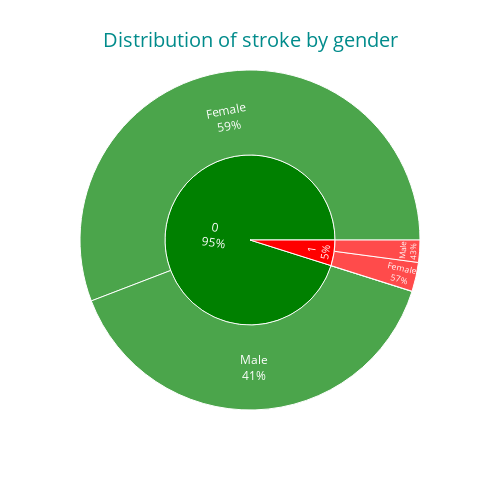

Here is the notebook cell this chart was saved with:
### Markdown cell above
<b>Initial Overview of the Dataset</b>

A simple function was used to gain insight into the dataset, including the data type, missing values, unique values, and a preview of the dataset. The following findings were made:

- There are 201 missing values for BMI.
- The dataset contains both categorical and numerical features.
- The categorical features include: gender, ever_married, work_type, residence_type, and smoking_status.
- The binary numerical features include: hypertension, heart_disease, and stroke.
- The continuous numerical features include: age, avg_glucose_level, and bmi.

### Code cell
#create a sunburst chart to view the distribution of data 
df_stroke= df.groupby(['stroke', 'gender']).agg({'gender': 'count'}).rename(columns = {'gender': 'count'}).reset_index()

fig = px.sunburst(df_stroke, path = ['stroke', 'gender'], values = 'count', color_discrete_sequence=["green", "red"], height=500, width=500)

fig.update_layout(annotations = [dict(text = 'Distribution of stroke by gender', 
                                      x = 0.5, y = 1.1, font_size = 20, showarrow = False, 
                                      font_color = '#008B8B')])

fig.update_traces(textinfo = 'label + percent parent')
                  
fig.show()

### Figure 1 — Plotly figure (JSON) as saved in the notebook; plotly's stock layout.template omitted (floating-point values rounded to 4 significant figures)
{"data": [{"branchvalues": "total", "domain": {"x": [0, 1], "y": [0, 1]}, "hovertemplate": "labels=%{label}<br>count=%{value}<br>parent=%{parent}<br>id=%{id}<extra></extra>", "ids": ["0/Female", "1/Female", "0/Male", "1/Male", "0/Other", "0", "1"], "labels": ["Female", "Female", "Male", "Male", "Other", "0", "1"], "name": "", "parents": ["0", "1", "0", "1", "0", "", ""], "textinfo": "label+percent parent", "type": "sunburst", "values": [2853, 141, 2007, 108, 1, 4861, 249]}], "layout": {"annotations": [{"font": {"color": "#008B8B", "size": 20}, "showarrow": false, "text": "Distribution of stroke by gender", "x": 0.5, "y": 1.1}], "height": 500, "legend": {"tracegroupgap": 0}, "margin": {"t": 60}, "sunburstcolorway": ["green", "red"], "width": 500}}
